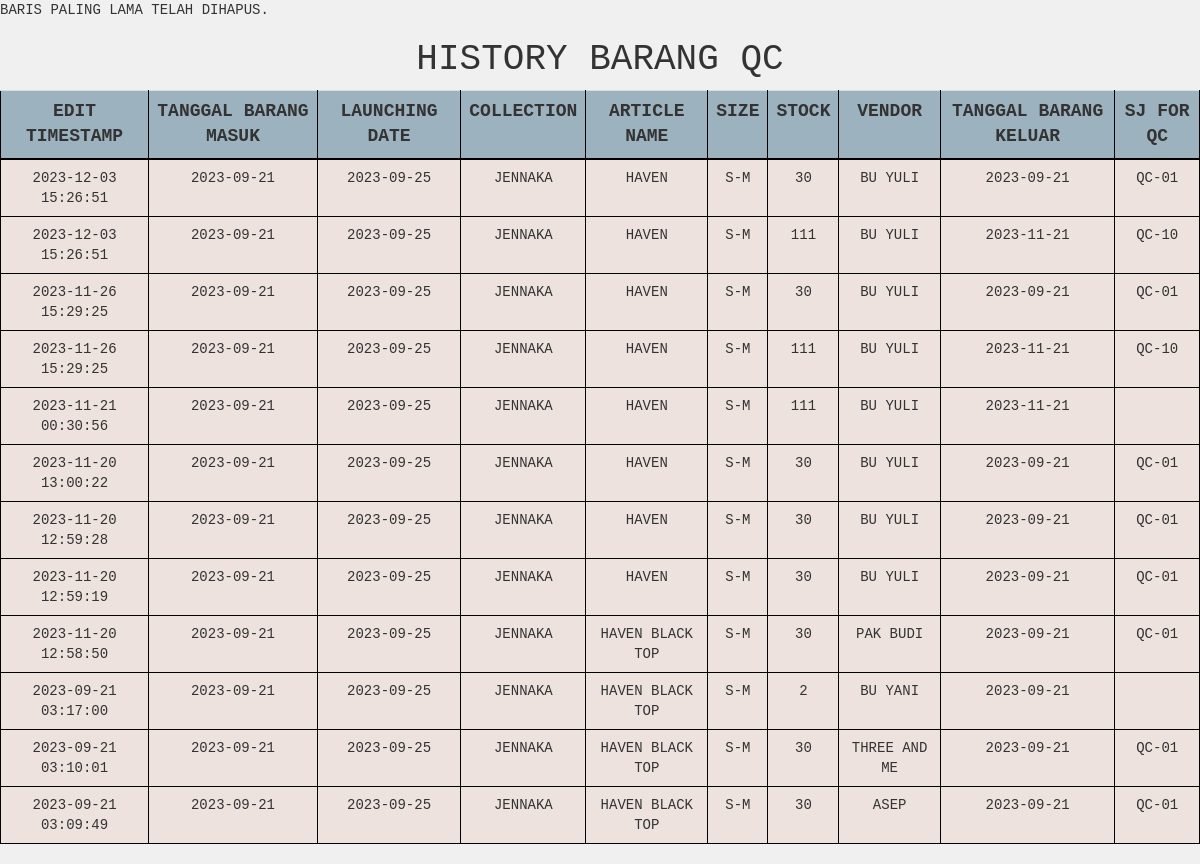
The app's page /produksi/barangqc/barangqc_history.php (signed in), older data.
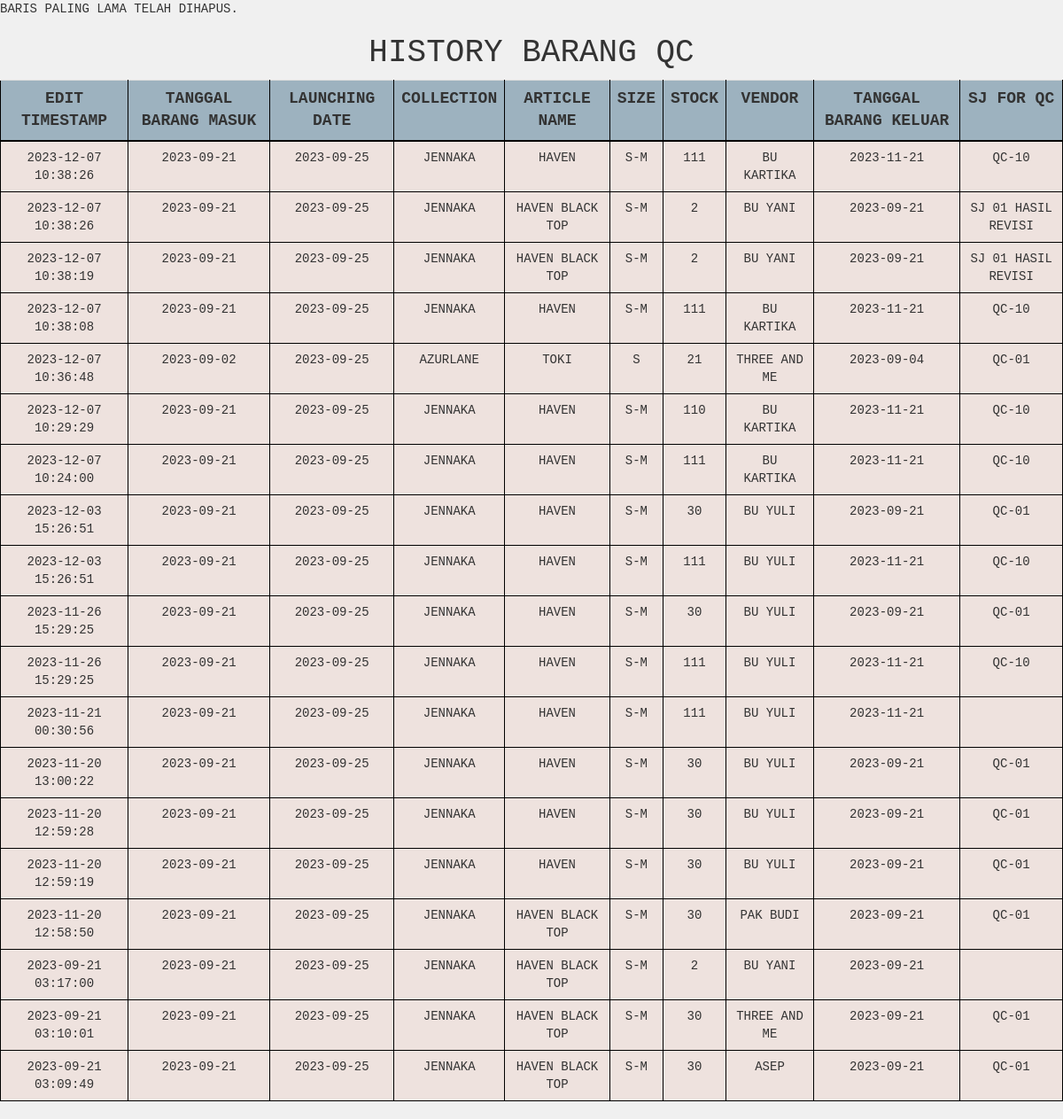
The same page, newer data.
### tables this page shows
CREATE TABLE `barangqc_history` (
  `id` int(25) NOT NULL,
  `idbarang_qc` int(25) NOT NULL,
  `tgl_brg_masuk` date NOT NULL,
  `launching_date` date NOT NULL,
  `collection` varchar(255) NOT NULL,
  `article_name` varchar(255) NOT NULL,
  `size` varchar(15) NOT NULL,
  `stock` int(255) NOT NULL,
  `vendor` varchar(255) NOT NULL,
  `tgl_brg_keluar` date NOT NULL,
  `sj_for_qc` varchar(255) NOT NULL,
  `idbarang_vendor` int(25) NOT NULL,
  `idbarang_inpayet` int(25) NOT NULL,
  `idbarang_inrevisi` int(255) NOT NULL,
  `edit_timestamp` timestamp NOT NULL DEFAULT current_timestamp()
);

### produksi/barangqc/barangqc_history.php (the view, shortened to what this page needs)
<?php
$servername = "localhost";
$username = "root";
$password = "";
$dbname = "gudangjenna";
$conn = mysqli_connect($servername, $username, $password, $dbname);
$sql = "SELECT * FROM barangqc_history ORDER BY edit_timestamp DESC";
$result = mysqli_query($conn, $sql);
?>
<!DOCTYPE html>
<html>
<head>
    <link href="../../vendor/css/bootstrap/bootstrap.min.css" rel="stylesheet">
    <link href="../../vendor/css/bootstrap/bootstrap.css" rel="stylesheet">
    <link href="../../vendor/font-awesome/css/font-awesome.min.css" rel="stylesheet" type="text/css">
    <link href="../../css/tabel.css" rel="stylesheet">
</head>
<body>
    <h1 style="text-align: center;">History Barang QC</h1>
    <table class="table table-hover">
        <tr>
            <th>Edit Timestamp</th>
            <th>Tanggal Barang Masuk</th>
            <th>Launching Date</th>
            <th>Collection</th>
            <th>Article Name</th>
            <th>Size</th>
            <th>Stock</th>
            <th>Vendor</th>
            <th>Tanggal Barang Keluar</th>
            <th>SJ For Qc</th>
        </tr>
        <?php
        while ($row = mysqli_fetch_assoc($result)) {
            echo "<tr>";
            echo "<td>" . $row['edit_timestamp'] . "</td>";
            echo "<td>" . $row['tgl_brg_masuk'] . "</td>";
            echo "<td>" . $row['launching_date'] . "</td>";
            echo "<td>" . $row['collection'] . "</td>";
            echo "<td>" . $row['article_name'] . "</td>";
            echo "<td>" . $row['size'] . "</td>";
            echo "<td>" . $row['stock'] . "</td>";
            echo "<td>" . $row['vendor'] . "</td>";
            echo "<td>" . $row['tgl_brg_keluar'] . "</td>";
            echo "<td>" . $row['sj_for_qc'] . "</td>";
            echo "</tr>";
        }
        ?>
    </table>
</body>
</html>

### css/tabel.css (style rules this page uses)
body { font-family: "Courier New", Courier, monospace; text-transform: uppercase; margin: 0; padding: 0; background-color: #f0f0f0; display: flex; flex-direction: column; min-height: 100vh; }
h1 { text-transform: uppercase; font-weight: 500; }
.table { border-collapse: collapse; width: 100%; }
.table th { background-color: #9db2bf; border: 1px solid black; text-align: center; border-bottom: 2px solid black; font-size: 18px; }
.table td { background-color: #eee2de; border: 1px solid black; text-align: center; font-size: 14px; }

Row changes from the older to the newer data that the page shows:
added barangqc_history: edit_timestamp "2023-12-07 10:38:26", tgl_brg_masuk "2023-09-21", launching_date "2023-09-25", collection "JENNAKA", article_name "HAVEN", size "S-M", stock "111", vendor "BU KARTIKA", tgl_brg_keluar "2023-11-21", sj_for_qc "QC-10"
added barangqc_history: edit_timestamp "2023-12-07 10:38:26", tgl_brg_masuk "2023-09-21", launching_date "2023-09-25", collection "JENNAKA", article_name "HAVEN BLACK TOP", size "S-M", stock "2", vendor "BU YANI", tgl_brg_keluar "2023-09-21", sj_for_qc "SJ 01 HASIL REVISI"
added barangqc_history: edit_timestamp "2023-12-07 10:38:19", tgl_brg_masuk "2023-09-21", launching_date "2023-09-25", collection "JENNAKA", article_name "HAVEN BLACK TOP", size "S-M", stock "2", vendor "BU YANI", tgl_brg_keluar "2023-09-21", sj_for_qc "SJ 01 HASIL REVISI"
added barangqc_history: edit_timestamp "2023-12-07 10:38:08", tgl_brg_masuk "2023-09-21", launching_date "2023-09-25", collection "JENNAKA", article_name "HAVEN", size "S-M", stock "111", vendor "BU KARTIKA", tgl_brg_keluar "2023-11-21", sj_for_qc "QC-10"
added barangqc_history: edit_timestamp "2023-12-07 10:36:48", tgl_brg_masuk "2023-09-02", launching_date "2023-09-25", collection "AZURLANE", article_name "TOKI", size "S", stock "21", vendor "THREE AND ME", tgl_brg_keluar "2023-09-04", sj_for_qc "QC-01"
added barangqc_history: edit_timestamp "2023-12-07 10:29:29", tgl_brg_masuk "2023-09-21", launching_date "2023-09-25", collection "JENNAKA", article_name "HAVEN", size "S-M", stock "110", vendor "BU KARTIKA", tgl_brg_keluar "2023-11-21", sj_for_qc "QC-10"
added barangqc_history: edit_timestamp "2023-12-07 10:24:00", tgl_brg_masuk "2023-09-21", launching_date "2023-09-25", collection "JENNAKA", article_name "HAVEN", size "S-M", stock "111", vendor "BU KARTIKA", tgl_brg_keluar "2023-11-21", sj_for_qc "QC-10"
